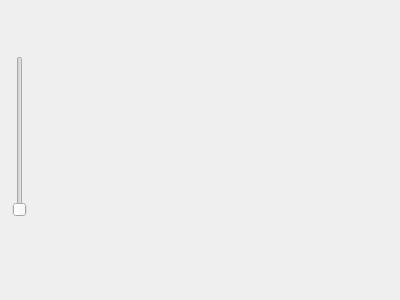
<?xml version="1.0" encoding="UTF-8"?>
<ui version="4.0">
 <class>Dialog</class>
 <widget class="QDialog" name="Dialog">
  <property name="geometry">
   <rect>
    <x>0</x>
    <y>0</y>
    <width>400</width>
    <height>300</height>
   </rect>
  </property>
  <property name="windowTitle">
   <string>Dialog</string>
  </property>
  <widget class="QCaSliderPlugin" name="qcasliderplugin">
   <property name="geometry">
    <rect>
     <x>12</x>
     <y>56</y>
     <width>16</width>
     <height>161</height>
    </rect>
   </property>
   <property name="maximum">
    <number>24</number>
   </property>
   <property name="invertedAppearance">
    <bool>false</bool>
   </property>
   <property name="invertedControls">
    <bool>false</bool>
   </property>
   <property name="variable" stdset="0">
    <string>SHAPE:A1</string>
   </property>
  </widget>
  <widget class="QCaShapePlugin" name="qcashapeplugin">
   <property name="geometry">
    <rect>
     <x>64</x>
     <y>28</y>
     <width>100</width>
     <height>100</height>
    </rect>
   </property>
   <property name="variable1" stdset="0">
    <string>SHAPE:A1</string>
   </property>
   <property name="animation1" stdset="0">
    <enum>QCaShapePlugin::Height</enum>
   </property>
   <property name="scale1" stdset="0">
    <double>-0.010000000000000</double>
   </property>
   <property name="originTranslation">
    <point>
     <x>0</x>
     <y>-100</y>
    </point>
   </property>
   <property name="point2" stdset="0">
    <point>
     <x>99</x>
     <y>99</y>
    </point>
   </property>
   <property name="drawBorder">
    <bool>false</bool>
   </property>
  </widget>
  <widget class="QCaShapePlugin" name="qcashapeplugin_2">
   <property name="geometry">
    <rect>
     <x>64</x>
     <y>156</y>
     <width>102</width>
     <height>18</height>
    </rect>
   </property>
   <property name="variable1" stdset="0">
    <string>SHAPE:A1</string>
   </property>
   <property name="scale1" stdset="0">
    <double>0.010000000000000</double>
   </property>
   <property name="originTranslation">
    <point>
     <x>0</x>
     <y>0</y>
    </point>
   </property>
   <property name="point2" stdset="0">
    <point>
     <x>99</x>
     <y>16</y>
    </point>
   </property>
   <property name="drawBorder">
    <bool>false</bool>
   </property>
  </widget>
  <widget class="QCaShapePlugin" name="qcashapeplugin_3">
   <property name="geometry">
    <rect>
     <x>64</x>
     <y>156</y>
     <width>102</width>
     <height>18</height>
    </rect>
   </property>
   <property name="color1" stdset="0">
    <color>
     <red>166</red>
     <green>255</green>
     <blue>250</blue>
    </color>
   </property>
  </widget>
  <zorder>qcashapeplugin_3</zorder>
  <zorder>qcasliderplugin</zorder>
  <zorder>qcashapeplugin</zorder>
  <zorder>qcashapeplugin_2</zorder>
 </widget>
 <customwidgets>
  <customwidget>
   <class>QCaShapePlugin</class>
   <extends>QWidget</extends>
   <header>QCaShapePlugin.h</header>
  </customwidget>
  <customwidget>
   <class>QCaSliderPlugin</class>
   <extends>QSlider</extends>
   <header>QCaSliderPlugin.h</header>
  </customwidget>
 </customwidgets>
 <resources/>
 <connections/>
</ui>
